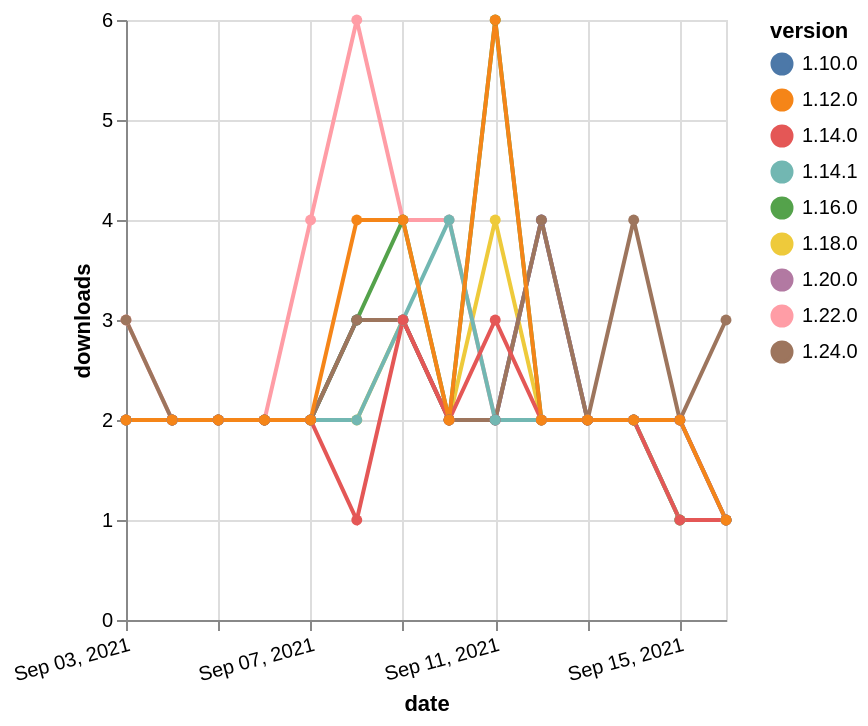

Describe this chart as a Vega-Lite specification.
### Vega-Lite specification from a JSON file in a GitHub repository (floating-point values rounded to 4 significant figures)
{"$schema": "https://vega.github.io/schema/vega-lite/v5.json", "description": "A simple bar chart with embedded data.", "data": {"values": [{"date": "2021-09-03", "total": 1482, "delta": 2, "version": "1.18.0"}, {"date": "2021-09-04", "total": 1484, "delta": 2, "version": "1.18.0"}, {"date": "2021-09-05", "total": 1486, "delta": 2, "version": "1.18.0"}, {"date": "2021-09-06", "total": 1488, "delta": 2, "version": "1.18.0"}, {"date": "2021-09-07", "total": 1490, "delta": 2, "version": "1.18.0"}, {"date": "2021-09-08", "total": 1492, "delta": 2, "version": "1.18.0"}, {"date": "2021-09-09", "total": 1495, "delta": 3, "version": "1.18.0"}, {"date": "2021-09-10", "total": 1497, "delta": 2, "version": "1.18.0"}, {"date": "2021-09-11", "total": 1501, "delta": 4, "version": "1.18.0"}, {"date": "2021-09-12", "total": 1503, "delta": 2, "version": "1.18.0"}, {"date": "2021-09-13", "total": 1505, "delta": 2, "version": "1.18.0"}, {"date": "2021-09-14", "total": 1507, "delta": 2, "version": "1.18.0"}, {"date": "2021-09-15", "total": 1508, "delta": 1, "version": "1.18.0"}, {"date": "2021-09-16", "total": 1509, "delta": 1, "version": "1.18.0"}, {"date": "2021-09-03", "total": 743, "delta": 3, "version": "1.22.0"}, {"date": "2021-09-04", "total": 745, "delta": 2, "version": "1.22.0"}, {"date": "2021-09-05", "total": 747, "delta": 2, "version": "1.22.0"}, {"date": "2021-09-06", "total": 749, "delta": 2, "version": "1.22.0"}, {"date": "2021-09-07", "total": 753, "delta": 4, "version": "1.22.0"}, {"date": "2021-09-08", "total": 759, "delta": 6, "version": "1.22.0"}, {"date": "2021-09-09", "total": 763, "delta": 4, "version": "1.22.0"}, {"date": "2021-09-10", "total": 767, "delta": 4, "version": "1.22.0"}, {"date": "2021-09-11", "total": 769, "delta": 2, "version": "1.22.0"}, {"date": "2021-09-12", "total": 771, "delta": 2, "version": "1.22.0"}, {"date": "2021-09-13", "total": 773, "delta": 2, "version": "1.22.0"}, {"date": "2021-09-14", "total": 775, "delta": 2, "version": "1.22.0"}, {"date": "2021-09-15", "total": 777, "delta": 2, "version": "1.22.0"}, {"date": "2021-09-16", "total": 778, "delta": 1, "version": "1.22.0"}, {"date": "2021-09-03", "total": 2357, "delta": 2, "version": "1.10.0"}, {"date": "2021-09-04", "total": 2359, "delta": 2, "version": "1.10.0"}, {"date": "2021-09-05", "total": 2361, "delta": 2, "version": "1.10.0"}, {"date": "2021-09-06", "total": 2363, "delta": 2, "version": "1.10.0"}, {"date": "2021-09-07", "total": 2365, "delta": 2, "version": "1.10.0"}, {"date": "2021-09-08", "total": 2368, "delta": 3, "version": "1.10.0"}, {"date": "2021-09-09", "total": 2371, "delta": 3, "version": "1.10.0"}, {"date": "2021-09-10", "total": 2373, "delta": 2, "version": "1.10.0"}, {"date": "2021-09-11", "total": 2375, "delta": 2, "version": "1.10.0"}, {"date": "2021-09-12", "total": 2379, "delta": 4, "version": "1.10.0"}, {"date": "2021-09-13", "total": 2381, "delta": 2, "version": "1.10.0"}, {"date": "2021-09-14", "total": 2383, "delta": 2, "version": "1.10.0"}, {"date": "2021-09-15", "total": 2385, "delta": 2, "version": "1.10.0"}, {"date": "2021-09-16", "total": 2386, "delta": 1, "version": "1.10.0"}, {"date": "2021-09-03", "total": 1028, "delta": 2, "version": "1.20.0"}, {"date": "2021-09-04", "total": 1030, "delta": 2, "version": "1.20.0"}, {"date": "2021-09-05", "total": 1032, "delta": 2, "version": "1.20.0"}, {"date": "2021-09-06", "total": 1034, "delta": 2, "version": "1.20.0"}, {"date": "2021-09-07", "total": 1036, "delta": 2, "version": "1.20.0"}, {"date": "2021-09-08", "total": 1039, "delta": 3, "version": "1.20.0"}, {"date": "2021-09-09", "total": 1042, "delta": 3, "version": "1.20.0"}, {"date": "2021-09-10", "total": 1044, "delta": 2, "version": "1.20.0"}, {"date": "2021-09-11", "total": 1046, "delta": 2, "version": "1.20.0"}, {"date": "2021-09-12", "total": 1050, "delta": 4, "version": "1.20.0"}, {"date": "2021-09-13", "total": 1052, "delta": 2, "version": "1.20.0"}, {"date": "2021-09-14", "total": 1054, "delta": 2, "version": "1.20.0"}, {"date": "2021-09-15", "total": 1056, "delta": 2, "version": "1.20.0"}, {"date": "2021-09-16", "total": 1057, "delta": 1, "version": "1.20.0"}, {"date": "2021-09-03", "total": 2006, "delta": 2, "version": "1.16.0"}, {"date": "2021-09-04", "total": 2008, "delta": 2, "version": "1.16.0"}, {"date": "2021-09-05", "total": 2010, "delta": 2, "version": "1.16.0"}, {"date": "2021-09-06", "total": 2012, "delta": 2, "version": "1.16.0"}, {"date": "2021-09-07", "total": 2014, "delta": 2, "version": "1.16.0"}, {"date": "2021-09-08", "total": 2017, "delta": 3, "version": "1.16.0"}, {"date": "2021-09-09", "total": 2021, "delta": 4, "version": "1.16.0"}, {"date": "2021-09-10", "total": 2023, "delta": 2, "version": "1.16.0"}, {"date": "2021-09-11", "total": 2029, "delta": 6, "version": "1.16.0"}, {"date": "2021-09-12", "total": 2031, "delta": 2, "version": "1.16.0"}, {"date": "2021-09-13", "total": 2033, "delta": 2, "version": "1.16.0"}, {"date": "2021-09-14", "total": 2035, "delta": 2, "version": "1.16.0"}, {"date": "2021-09-15", "total": 2036, "delta": 1, "version": "1.16.0"}, {"date": "2021-09-16", "total": 2037, "delta": 1, "version": "1.16.0"}, {"date": "2021-09-03", "total": 235, "delta": 3, "version": "1.24.0"}, {"date": "2021-09-04", "total": 237, "delta": 2, "version": "1.24.0"}, {"date": "2021-09-05", "total": 239, "delta": 2, "version": "1.24.0"}, {"date": "2021-09-06", "total": 241, "delta": 2, "version": "1.24.0"}, {"date": "2021-09-07", "total": 243, "delta": 2, "version": "1.24.0"}, {"date": "2021-09-08", "total": 246, "delta": 3, "version": "1.24.0"}, {"date": "2021-09-09", "total": 249, "delta": 3, "version": "1.24.0"}, {"date": "2021-09-10", "total": 251, "delta": 2, "version": "1.24.0"}, {"date": "2021-09-11", "total": 253, "delta": 2, "version": "1.24.0"}, {"date": "2021-09-12", "total": 257, "delta": 4, "version": "1.24.0"}, {"date": "2021-09-13", "total": 259, "delta": 2, "version": "1.24.0"}, {"date": "2021-09-14", "total": 263, "delta": 4, "version": "1.24.0"}, {"date": "2021-09-15", "total": 265, "delta": 2, "version": "1.24.0"}, {"date": "2021-09-16", "total": 268, "delta": 3, "version": "1.24.0"}, {"date": "2021-09-03", "total": 2065, "delta": 2, "version": "1.14.1"}, {"date": "2021-09-04", "total": 2067, "delta": 2, "version": "1.14.1"}, {"date": "2021-09-05", "total": 2069, "delta": 2, "version": "1.14.1"}, {"date": "2021-09-06", "total": 2071, "delta": 2, "version": "1.14.1"}, {"date": "2021-09-07", "total": 2073, "delta": 2, "version": "1.14.1"}, {"date": "2021-09-08", "total": 2075, "delta": 2, "version": "1.14.1"}, {"date": "2021-09-09", "total": 2078, "delta": 3, "version": "1.14.1"}, {"date": "2021-09-10", "total": 2082, "delta": 4, "version": "1.14.1"}, {"date": "2021-09-11", "total": 2084, "delta": 2, "version": "1.14.1"}, {"date": "2021-09-12", "total": 2086, "delta": 2, "version": "1.14.1"}, {"date": "2021-09-13", "total": 2088, "delta": 2, "version": "1.14.1"}, {"date": "2021-09-14", "total": 2090, "delta": 2, "version": "1.14.1"}, {"date": "2021-09-15", "total": 2091, "delta": 1, "version": "1.14.1"}, {"date": "2021-09-16", "total": 2092, "delta": 1, "version": "1.14.1"}, {"date": "2021-09-03", "total": 1907, "delta": 2, "version": "1.14.0"}, {"date": "2021-09-04", "total": 1909, "delta": 2, "version": "1.14.0"}, {"date": "2021-09-05", "total": 1911, "delta": 2, "version": "1.14.0"}, {"date": "2021-09-06", "total": 1913, "delta": 2, "version": "1.14.0"}, {"date": "2021-09-07", "total": 1915, "delta": 2, "version": "1.14.0"}, {"date": "2021-09-08", "total": 1916, "delta": 1, "version": "1.14.0"}, {"date": "2021-09-09", "total": 1919, "delta": 3, "version": "1.14.0"}, {"date": "2021-09-10", "total": 1921, "delta": 2, "version": "1.14.0"}, {"date": "2021-09-11", "total": 1924, "delta": 3, "version": "1.14.0"}, {"date": "2021-09-12", "total": 1926, "delta": 2, "version": "1.14.0"}, {"date": "2021-09-13", "total": 1928, "delta": 2, "version": "1.14.0"}, {"date": "2021-09-14", "total": 1930, "delta": 2, "version": "1.14.0"}, {"date": "2021-09-15", "total": 1931, "delta": 1, "version": "1.14.0"}, {"date": "2021-09-16", "total": 1932, "delta": 1, "version": "1.14.0"}, {"date": "2021-09-03", "total": 2521, "delta": 2, "version": "1.12.0"}, {"date": "2021-09-04", "total": 2523, "delta": 2, "version": "1.12.0"}, {"date": "2021-09-05", "total": 2525, "delta": 2, "version": "1.12.0"}, {"date": "2021-09-06", "total": 2527, "delta": 2, "version": "1.12.0"}, {"date": "2021-09-07", "total": 2529, "delta": 2, "version": "1.12.0"}, {"date": "2021-09-08", "total": 2533, "delta": 4, "version": "1.12.0"}, {"date": "2021-09-09", "total": 2537, "delta": 4, "version": "1.12.0"}, {"date": "2021-09-10", "total": 2539, "delta": 2, "version": "1.12.0"}, {"date": "2021-09-11", "total": 2545, "delta": 6, "version": "1.12.0"}, {"date": "2021-09-12", "total": 2547, "delta": 2, "version": "1.12.0"}, {"date": "2021-09-13", "total": 2549, "delta": 2, "version": "1.12.0"}, {"date": "2021-09-14", "total": 2551, "delta": 2, "version": "1.12.0"}, {"date": "2021-09-15", "total": 2553, "delta": 2, "version": "1.12.0"}, {"date": "2021-09-16", "total": 2554, "delta": 1, "version": "1.12.0"}]}, "width": "container", "mark": {"type": "line", "point": {"filled": true}}, "encoding": {"x": {"field": "date", "type": "temporal", "timeUnit": "yearmonthdate", "title": "date", "axis": {"labelAngle": -15}}, "y": {"field": "delta", "type": "quantitative", "title": "downloads"}, "color": {"field": "version", "type": "nominal"}, "tooltip": {"field": "delta"}}}
